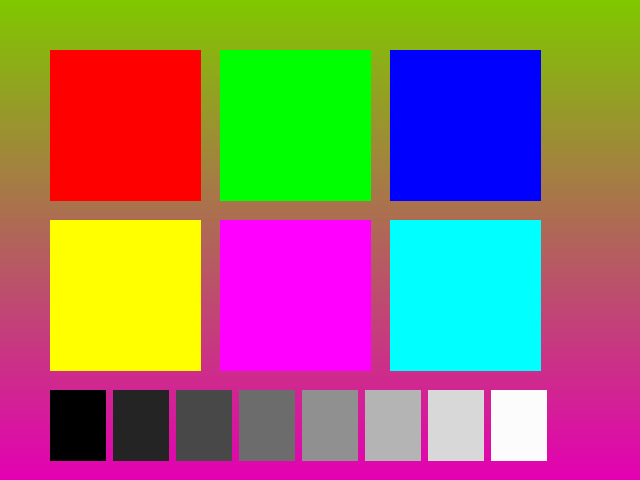
#> input picture sim/testdata/test_input.png, 640 x 480 px
$ python -i sharpness.py   (imports and definitions only)   (older library calls are emulated)
#> lines starting #> are read from the running program, lines starting #| are printed output that depends on the picture
#> further down, picture is the input picture: shape (480, 640, 3); mean B, G, R 107.9, 117.4, 148.6
"""锐度分析模块。"""

import cv2
import numpy as np


def analyze(input_img: np.ndarray, output_img: np.ndarray = None) -> dict:
    """分析图像锐度，返回量化指标。"""
    img = output_img if output_img is not None else input_img
    gray = cv2.cvtColor(img, cv2.COLOR_BGR2GRAY) if len(img.shape) == 3 else img
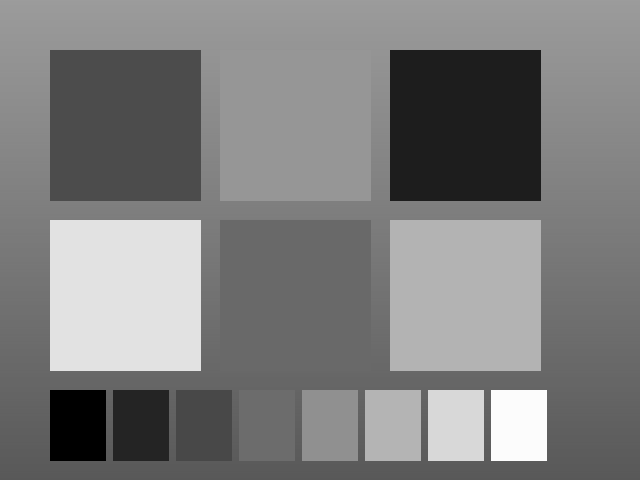
#> gray: shape (480, 640); min 0, max 252, mean 125.6
    gray = gray.astype(np.float64)

    # Laplacian 方差（最常用的锐度指标）
    lap = cv2.Laplacian(gray, cv2.CV_64F)
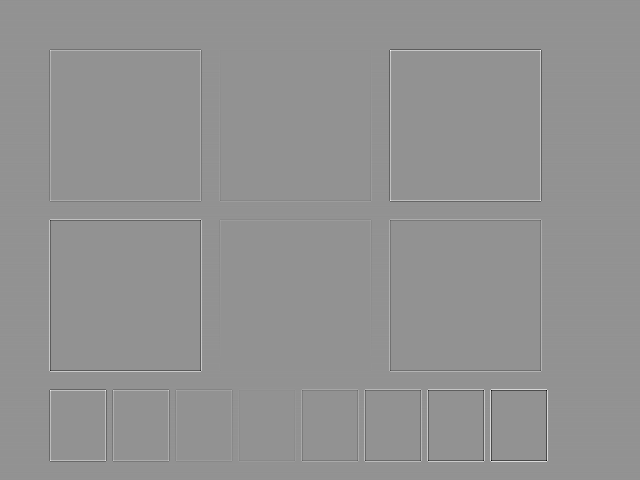
#> lap: shape (480, 640) float64; min -322, max 238, mean 0; drawn with min black and max white
    lap_var = float(lap.var())
#> lap_var = 234.8

    # Sobel 梯度均值
    sobel_x = cv2.Sobel(gray, cv2.CV_64F, 1, 0)
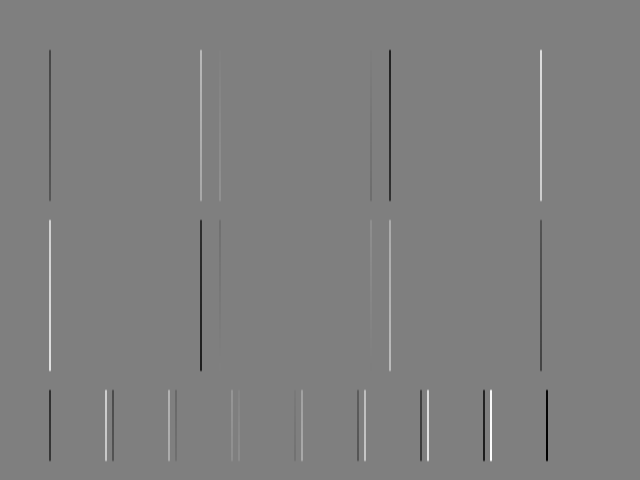
#> sobel_x: shape (480, 640) float64; min -644, max 644, mean 0; drawn with min black and max white
    sobel_y = cv2.Sobel(gray, cv2.CV_64F, 0, 1)
    sobel_mag = np.sqrt(sobel_x ** 2 + sobel_y ** 2)
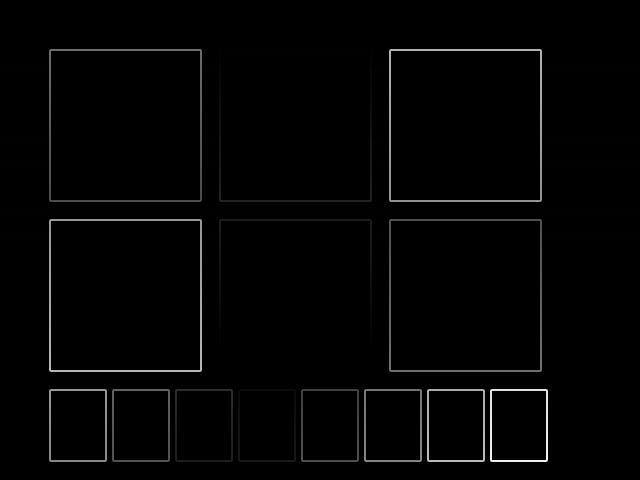
#> sobel_mag: shape (480, 640) float64; min 0, max 683.1, mean 10.3; drawn with min black and max white
    sobel_mean = float(sobel_mag.mean())
#> sobel_mean = 10.31

    # Tenengrad
    tenengrad = float(np.sum(sobel_mag ** 2))
#> tenengrad = 1.13e+09

    # 等级评定
    if lap_var < 50:
        grade = "模糊"
    elif lap_var < 200:
        grade = "一般"
    elif lap_var < 800:
        grade = "良好"
    elif lap_var < 2000:
        grade = "优秀"
    else:
        grade = "极佳"

    return {
        "laplacian_variance": round(lap_var, 1),
        "sobel_mean": round(sobel_mean, 3),
        "tenengrad": round(tenengrad, 0),
        "grade": grade,
    }

>>> import cv2
>>> picture = cv2.imread('../../../../sim/testdata/test_input.png')
>>> result = analyze(picture)
#> result = {'laplacian_variance': 234.8, 'sobel_mean': 10.31, 'tenengrad': 1.13e+09, 'grade': '良好'}
